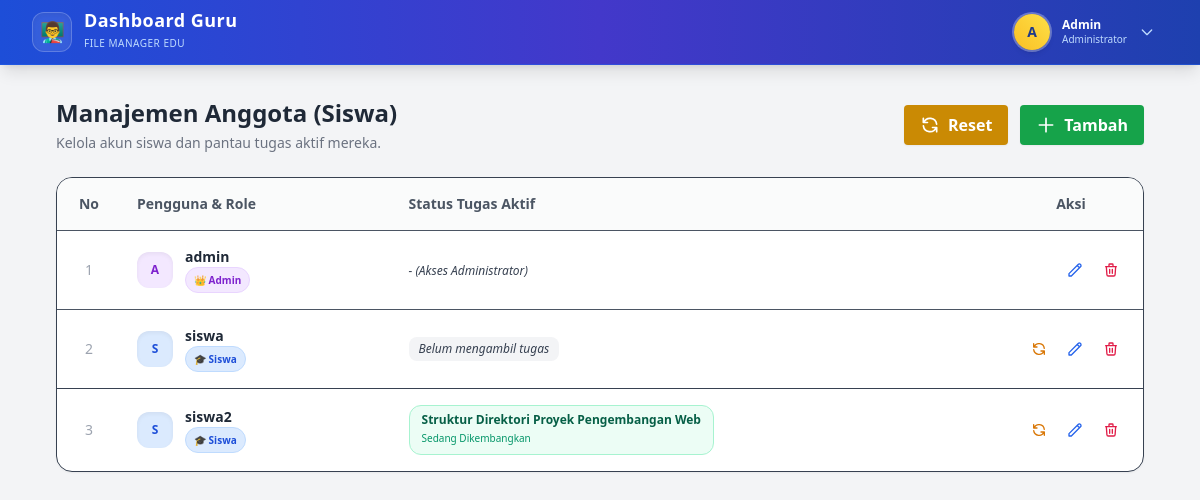
The page /admin/members (signed in) on the database as committed earlier.
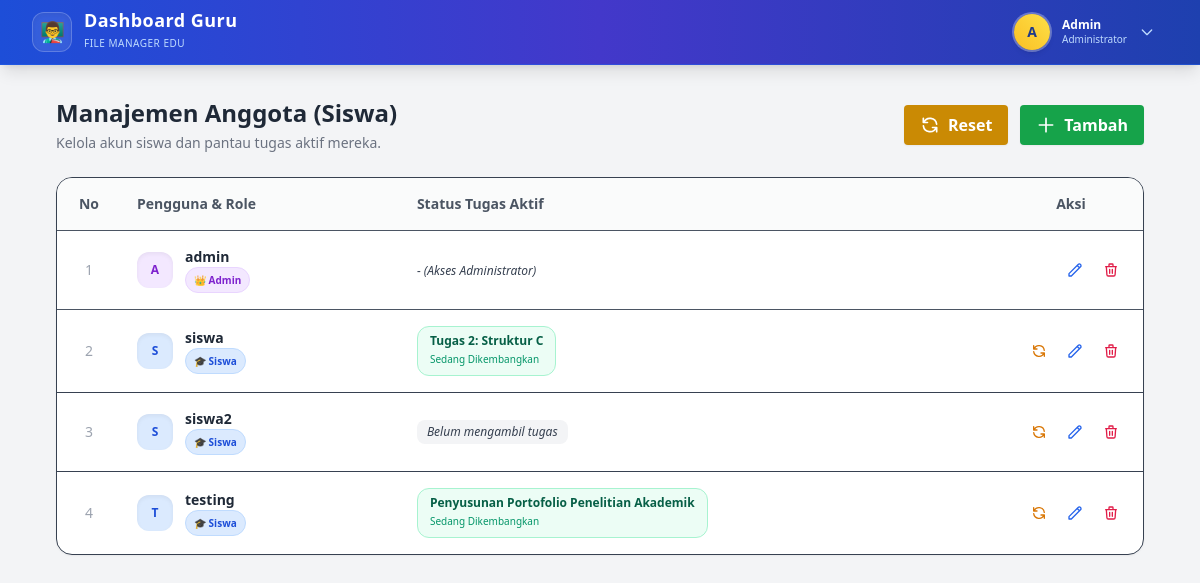
The same page on the database as committed later.
### app.py (models this page shows)
class User(db.Model):
    id = db.Column(db.Integer, primary_key=True)
    username = db.Column(db.String(50), unique=True, nullable=False)
    password = db.Column(db.String(50), nullable=False)
    role = db.Column(db.String(10), nullable=False) # 'admin' atau 'client'
    task_title = db.Column(db.String(100), nullable=True)
    task_description = db.Column(db.Text, nullable=True)
    task_paths = db.Column(db.Text, nullable=True)

### app.py (the view)
@app.route('/admin/members')
def admin_members():
    if session.get('role') != 'admin':
        return redirect(url_for('login'))
    users = User.query.order_by(User.role.asc(), User.username.asc()).all()
    return render_template('members.html', username=session['username'], users=users)

### templates/members.html (shortened to what the changed rows need)
<!DOCTYPE html>
<html lang="id">
<head>
    <script src="https://cdn.tailwindcss.com"></script>
</head>
<body class="bg-gray-100 font-sans h-screen flex flex-col">
    <nav class="bg-gradient-to-r from-blue-700 via-indigo-700 to-blue-800 border-b border-blue-600/50 shadow-lg text-white sticky top-0 z-50">
        <div class="max-w-7xl mx-auto px-4 sm:px-6 lg:px-8">
            <div class="flex items-center justify-between h-16">
                <div class="flex items-center gap-8">
                    <a href="/admin" class="flex items-center gap-3 group">
                        <div>
                            <h1 class="font-bold text-lg tracking-wide leading-none text-white">Dashboard Guru</h1>
                        </div>
                    </a>
                </div>
            </div>
        </div>
    </nav>
    <div class="flex-1 p-8 max-w-6xl mx-auto w-full">
        <div class="flex justify-between items-center mb-6">
            <div>
                <h2 class="text-2xl font-bold text-gray-800">Manajemen Anggota (Siswa)</h2>
            </div>
        </div>
        <div class="bg-white rounded-2xl shadow-sm border border-gray-700 overflow-hidden">
            <table class="w-full text-left border-collapse text-sm">
                <thead class="bg-gray-50/80 border-b border-gray-100 divide-y divide-gray-700">
                    <tr>
                        <th class="p-4 font-semibold text-gray-600 w-16 text-center">No</th>
                        <th class="p-4 font-semibold text-gray-600">Pengguna & Role</th>
                        <th class="p-4 font-semibold text-gray-600">Status Tugas Aktif</th>
                        <th class="p-4 font-semibold text-gray-600 text-center w-36">Aksi</th>
                    </tr>
                </thead>
                <tbody class="divide-y divide-gray-700">
                    {% for user_item in users %}
                    <tr class="hover:bg-gray-50/60 transition-colors group border-y border-gray-600">
                        <td class="p-4 text-center text-gray-400 font-medium">{{ loop.index }}</td>
                        <td class="p-4">
                            <div class="flex items-center gap-3">
                                <div class="w-9 h-9 rounded-xl flex items-center justify-center font-bold text-xs shadow-inner {{ 'bg-purple-100 text-purple-700' if user_item.role == 'admin' else 'bg-blue-100 text-blue-700' }}">
                                    {{ user_item.username[0]|upper }}
                                </div>
                                <div>
                                    <div class="font-semibold text-gray-800">{{ user_item.username }}</div>
                                    {% if user_item.role == 'admin' %}
                                        <span class="inline-flex items-center gap-1 px-2 py-0.5 rounded-full text-[10px] font-bold bg-purple-100 text-purple-700 border border-purple-200">
                                            👑 Admin
                                        </span>
                                    {% else %}
                                        <span class="inline-flex items-center gap-1 px-2 py-0.5 rounded-full text-[10px] font-bold bg-blue-100 text-blue-700 border border-blue-200">
                                            🎓 Siswa
                                        </span>
                                    {% endif %}
                                </div>
                            </div>
                        </td>
                        <td class="p-4">
                            {% if user_item.role == 'client' %}
                                {% if user_item.task_title %}
                                    <div class="inline-flex flex-col bg-emerald-50 border border-emerald-200 px-3 py-1.5 rounded-xl max-w-xs">
                                        <span class="text-xs font-bold text-emerald-800 truncate" title="{{ user_item.task_title }}">{{ user_item.task_title }}</span>
                                        <span class="text-[10px] text-emerald-600 font-medium">Sedang Dikembangkan</span>
                                    </div>
                                {% else %}
                                    <span class="inline-flex items-center px-2.5 py-1 rounded-lg text-xs text-gray-700 bg-gray-100 italic">
                                        Belum mengambil tugas
                                    </span>
                                {% endif %}
                            {% else %}
                                <span class="text-xs text-gray-700 italic">- (Akses Administrator)</span>
                            {% endif %}
                        </td>
                        <td class="p-4">
                            <div class="flex items-center justify-end gap-1">
                                {% if user_item.role == 'client' %}
                                <button onclick="resetTask({{ user_item.id }}, '{{ user_item.username }}')"
                                        class="p-2 rounded-xl text-amber-600 hover:bg-amber-50 hover:scale-105 active:scale-95 transition-all"
                                        title="Reset Tugas Siswa">
                                    <svg class="w-4 h-4" fill="none" stroke="currentColor" viewBox="0 0 24 24"><path stroke-linecap="round" stroke-linejoin="round" stroke-width="2" d="M4 4v5h.582m15.356 2A8.001 8.001 0 004.582 9m0 0H9m11 11v-5h-.581m0 0a8.003 8.003 0 01-15.357-2m15.357 2H15" /></svg>
                                </button>
                                {% endif %}
                                <button onclick="editMember({{ user_item.id }}, '{{ user_item.username }}', '{{ user_item.role }}')"
                                        class="p-2 rounded-xl text-blue-600 hover:bg-blue-50 hover:scale-105 active:scale-95 transition-all"
                                        title="Edit Anggota">
                                    <svg class="w-4 h-4" fill="none" stroke="currentColor" viewBox="0 0 24 24"><path stroke-linecap="round" stroke-linejoin="round" stroke-width="2" d="M15.232 5.232l3.536 3.536m-2.036-5.036a2.5 2.5 0 113.536 3.536L6.5 21.036H3v-3.572L16.732 3.732z" /></svg>
                                </button>
                                <button onclick="deleteMember({{ user_item.id }}, '{{ user_item.username }}')"
                                        class="p-2 rounded-xl text-rose-600 hover:bg-rose-50 hover:scale-105 active:scale-95 transition-all"
                                        title="Hapus Anggota">
                                    <svg class="w-4 h-4" fill="none" stroke="currentColor" viewBox="0 0 24 24"><path stroke-linecap="round" stroke-linejoin="round" stroke-width="2" d="M19 7l-.867 12.142A2 2 0 0116.138 21H7.862a2 2 0 01-1.995-1.858L5 7m5 4v6m4-6v6m1-10V4a1 1 0 00-1-1h-4a1 1 0 00-1 1v3M4 7h16" /></svg>
                                </button>
                            </div>
                        </td>
                    </tr>
                    {% endfor %}
                </tbody>
            </table>
        </div>
    </div>
</body>
</html>

Rows that differ between the two databases and show on the page:
changed User "siswa": task_title (not shown) → "Tugas 2: Struktur C"; task_title "Belum mengambil tugas" → "Sedang Dikembangkan"
changed User "siswa2": task_title "Struktur Direktori Proyek Pengembangan Web" → (not shown); task_title "Sedang Dikembangkan" → "Belum mengambil tugas"
added User: username "T", username "testing", role "🎓 Siswa", task_title "Penyusunan Portofolio Penelitian Akademik"
